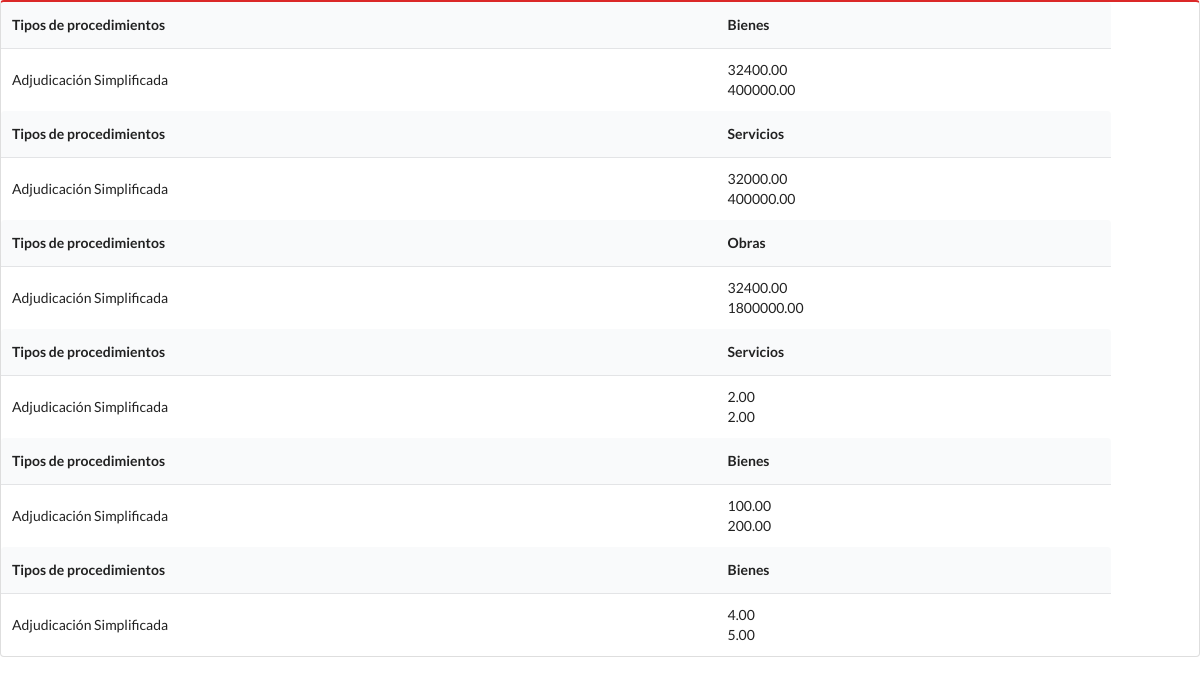
The page / on the database its author committed.
### Topes/models.py (models this page shows, shortened)
class ObjetoContratacion(models.Model):
    procedimiento = models.ForeignKey(Procedimiento, on_delete=models.CASCADE, default=lambda: Procedimiento.objects.get(id=1))
    OBJETOS_CONTRATACION = (
        ('BIEN', 'Bienes'),
        ('SERV', 'Servicios'),
        ('OBRA', 'Obras'),
    )
    descripcion = models.CharField(max_length=200, choices=OBJETOS_CONTRATACION, default=OBJETOS_CONTRATACION[0][0])
    OPERADORES = (
        ('MYRQ', '>'),
        ('MYRI', '>='),
        ('MNRQ', '>'),
        ('MNRI', '<='),
        ('IUAL', '='),
    )
    operador_inicial = models.CharField(max_length=50, choices=OPERADORES, default=OPERADORES[0][0])
    monto_inicial = models.DecimalField(max_digits=9, decimal_places=2)
    operador_final = models.CharField(max_length=50, choices=OPERADORES, default=OPERADORES[0][0])
    monto_final = models.DecimalField(max_digits=9, decimal_places=2)

class Procedimiento(models.Model):
    descripcion = models.CharField(max_length=100)

### Topes/views.py (the view)
# urls.py: url(r'^$', ProcedimientosListado.as_view(), name='procedimientos_listado'),
class ProcedimientosListado(ListView):
    model =  Procedimiento
    template_name = 'Topes/procedimientos_listado.html'
    def get_queryset(self):
        procedimientos = ObjetoContratacion.objects.all()
        return procedimientos
    def get_context_data(self, **kwargs):
        contexto = super(ProcedimientosListado, self).get_context_data(**kwargs)
        contexto['tipos'] = self.get_queryset()
        return contexto

### Topes/templates/Topes/procedimientos_listado.html (shortened to what this page needs)
{% load staticfiles %}
<!DOCTYPE html>
<html lang="en">
    <head>
        <link href="{% static 'css/semantic-ui/semantic.min.css' %}" rel="stylesheet" type="text/css">
    </head>
    <body>
    <table class="ui red table">
        {% for tipo in tipos %}
        <thead>
            <tr>
                <th>Tipos de procedimientos</th>
                <th>{{ tipo.get_descripcion_display }}</th>
            </tr>
        </thead>
        <tbody>
            <tr>
                <td>
                    {{ tipo.procedimiento.descripcion }}
                </td>
                <td>
                    {{ tipo.monto_inicial  }}
                    <br>
                    {{ tipo.monto_final  }}
                </td>
                <td>
                </td>
            </tr>
        </tbody>
        {% endfor %}
    </table>
    </body>
</html>

### rows shown on the page
ObjetoContratacion: descripcion "Bienes", procedimiento.descripcion "Adjudicación Simplificada", monto_inicial "32400.00", monto_final "400000.00"
ObjetoContratacion: descripcion "Servicios", procedimiento.descripcion "Adjudicación Simplificada", monto_inicial "32000.00", monto_final "400000.00"
ObjetoContratacion: descripcion "Obras", procedimiento.descripcion "Adjudicación Simplificada", monto_inicial "32400.00", monto_final "1800000.00"
ObjetoContratacion: descripcion "Servicios", procedimiento.descripcion "Adjudicación Simplificada", monto_inicial "2.00", monto_final "2.00"
ObjetoContratacion: descripcion "Bienes", procedimiento.descripcion "Adjudicación Simplificada", monto_inicial "100.00", monto_final "200.00"
ObjetoContratacion: descripcion "Bienes", procedimiento.descripcion "Adjudicación Simplificada", monto_inicial "4.00", monto_final "5.00"
